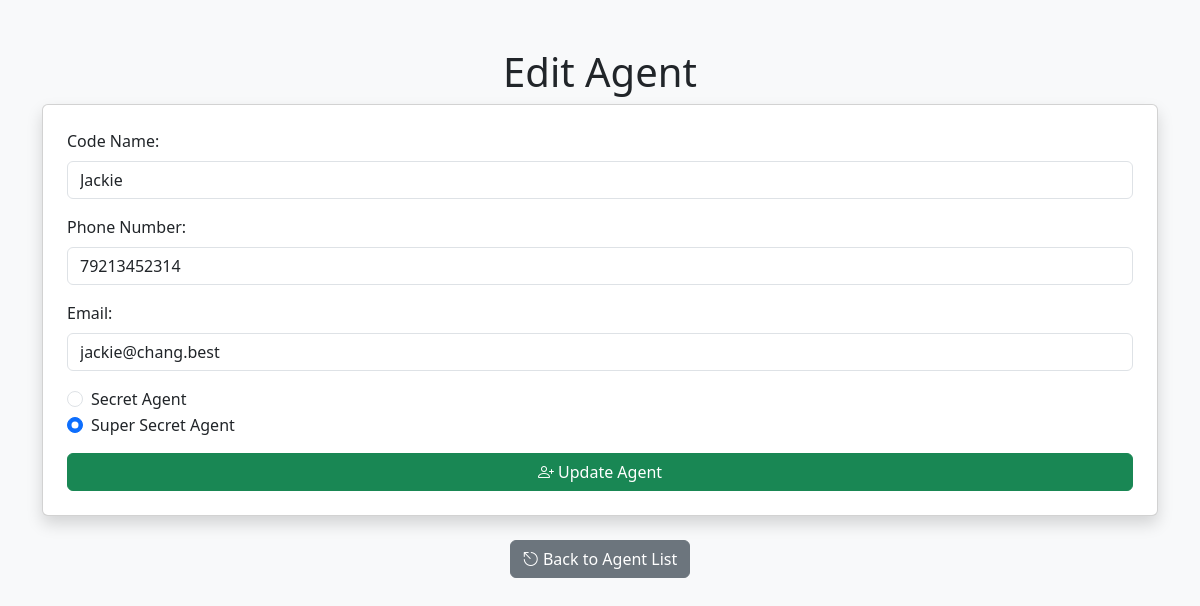
The page /edit/3 on the database its author committed.
### app.py (models this page shows, shortened)
class Agents(db.Model):
    id = db.Column(db.Integer, primary_key=True)
    code_name = db.Column(db.String(40), nullable=False, unique=True)
    phone = db.Column(db.Integer)
    email = db.Column(db.String(50), nullable=False)
    secret_level = db.Column(db.Enum(LevelSecret), nullable=False)

### app.py (the view, shortened to what this page needs)
@app.route('/edit/<int:id>', methods=['GET', 'POST'])
def edit_agent(id):
    agent = Agents.query.get_or_404(id)  # Получаем задачу по ID
    return render_template('edit.html', agent=agent, level=LevelSecret, theme='light')

### templates/edit.html (shortened to what this page needs)
<!DOCTYPE html>
<html lang="en">
<head>
    <link href="https://cdn.jsdelivr.net/npm/bootstrap@5.3.0/dist/css/bootstrap.min.css" rel="stylesheet">
    <link href="https://cdn.jsdelivr.net/npm/bootstrap-icons@1.10.5/font/bootstrap-icons.css" rel="stylesheet">
</head>
<body class="bg-{{ theme }}">
    <div class="container mt-5">
        <h1 class="text-center">Edit Agent</h1>
        <div class="card shadow p-4">
            <form method="POST">
                <div class="mb-3">
                    <label for="code-name" class="form-label">Code Name:</label>
                    <input type="text" id="code-name" name="code-name" class="form-control" value="{{ agent.code_name.title() }}" required>
                </div>
                <div class="mb-3">
                    <label for="phone" class="form-label">Phone Number:</label>
                    <input type="tel" id="phone" name="phone" class="form-control" value="{{ agent.phone }}">
                </div>
                <div class="mb-3">
                    <label for="email" class="form-label">Email:</label>
                    <input type="email" id="email" name="email" class="form-control" value="{{ agent.email }}" required>
                </div>
                 <div class="mb-3">
                    <div class="form-check">
                        <input class="form-check-input" type="radio" name="secret-level" id="secret-level" value="0">
                        <label class="form-check-label" for="secret-level">Secret Agent</label>
                    </div>
                    <div class="form-check">
                        <input class="form-check-input" type="radio" name="secret-level" id="super-secret-level" value="1" checked>
                        <label class="form-check-label" for="super-secret-level">Super Secret Agent</label>
                    </div>
                </div>
                <button type="submit" class="btn btn-success w-100"><i class="bi bi-person-plus"></i> Update Agent</button>
            </form>
        </div>
        <div class="text-center mt-4">
            <a href="{{ url_for('get_agents') }}" class="btn btn-secondary"><i class="bi bi-escape"></i> Back to Agent List</a>
        </div>
    </div>
</body>
</html>

### rows shown on the page
Agents: code-name "Jackie", phone "79213452314", email "jackie@chang.best"
